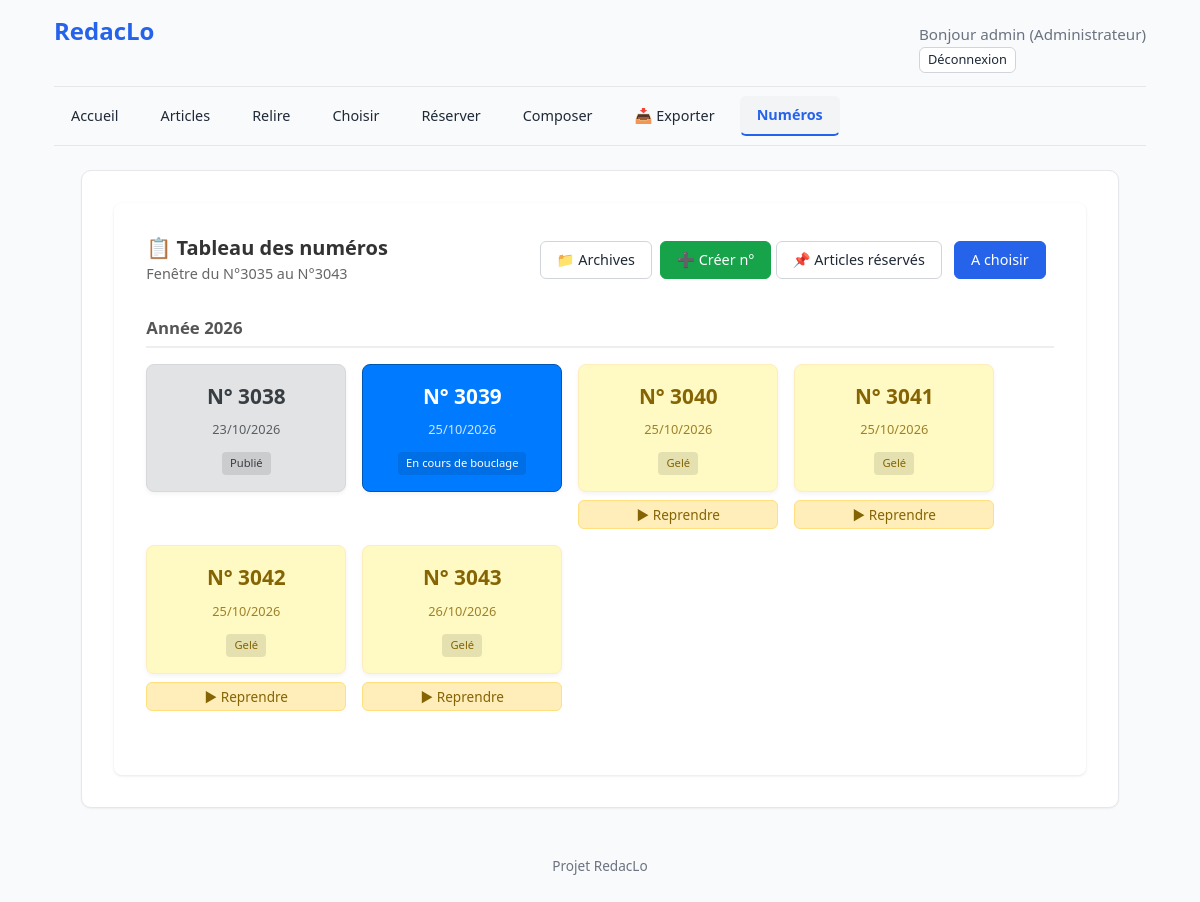
The page /publications/numeros/ (signed in) on the database its author committed.
### accounts/models.py (models this page shows, shortened)
class User(AbstractUser):
    ROLES = [
        ("admin", "Administrateur"),
        ("editeur", "Éditeur"),
        ("membre_redaction", "Membre de la rédaction"),
        ("redacteur", "Rédacteur"),
    ]
    COULEURS = [
        ("bleu", "Bleu"), ("violet", "Violet"), ("gris", "Gris ardoise"),
        ("marine", "Bleu marine"), ("orangefonce", "Orange foncé"),
        ("marron", "Marron"), ("rouge", "Rouge"), ("vert", "Vert"),
    ]
    role = models.CharField(max_length=20, choices=ROLES, default="redacteur")
    couleur = models.CharField(max_length=20, choices=COULEURS, default="bleu")
    signature_defaut = models.CharField(
        max_length=100,
        blank=True,
        help_text="Ex: 'Correspondant LO'. Laisser vide pour utiliser le Prénom Nom."
    )
    couleur = models.CharField(
        max_length=20,
        choices=COULEURS,
        default="bleu",
        help_text="Couleur utilisée pour ses annotations dans les articles.",
    )

### publications/models.py (models this page shows, shortened)
class Publication(models.Model):
    STATUTS = [
        ("en_cours", "En cours de bouclage"),
        ("gele", "Gelé"),
        ("publie", "Publié"),
    ]
    numero = models.PositiveIntegerField()
    annee = models.PositiveBigIntegerField(default=2026, verbose_name="Année")
    date = models.DateField()
    statut = models.CharField(max_length=20, choices=STATUTS, default="en_cours")
    articles = models.ManyToManyField(
        "articles.Article",
        related_name="publications",
        blank=True,
    )
    fichier_pdf = models.FileField(
        upload_to="publications/",
        blank=True,
        null=True,
    )
    date_creation = models.DateTimeField(auto_now_add=True)
    class Meta:
        ordering = ["-date"]

### publications/views/liste_numeros.py (the view)
# urls.py: path("numeros/", views.liste_numeros, name="numeros"),
@role_required("editeur", "admin")
def liste_numeros(request):
    num_central = Publication.objects.filter(statut="en_cours").first()
    num_ref = num_central.numero if num_central else numero_semaine_actuelle()
    min_num = num_ref - 4
    max_num = num_ref + 4
    publications = Publication.objects.filter(
        numero__gte=min_num,
        numero__lte=max_num
    ).order_by('numero')
    return render(request, "publications/liste_numeros.html", {
        "publications": publications,
        "num_semaine": numero_semaine_actuelle(),
        "min_num": min_num,
        "max_num": max_num,
    })

### core/context_processors.py (called while the page is built)
def notifications_non_lues(request):
    if not request.user.is_authenticated:
        return {"notifications_non_lues": 0}
    count = Notification.objects.filter(
        destinataire=request.user,
        lue=False,
    ).count()
    return {"notifications_non_lues": count}

### publications/views/liste_numeros.py (called while the page is built)
def numero_pour_semaine(d):
    lundi = d - timedelta(days=d.weekday())
    nb_semaines = (lundi - DATE_REFERENCE).days // 7
    return NUMERO_REFERENCE + nb_semaines

def numero_semaine_actuelle():
    return numero_pour_semaine(date.today())

### templates/publications/liste_numeros.html (shortened to what this page needs)
{% extends "base.html" %}
{% block contenu %}
<div style="background: white; padding: 2rem; border-radius: 8px; box-shadow: 0 1px 3px rgba(0,0,0,0.1);">
    <div style="display: flex; justify-content: space-between; align-items: center; margin-bottom: 2rem; flex-wrap: wrap; gap: 1rem;">
        <div>
            <h2 style="margin: 0; color: #333;">📋 Tableau des numéros</h2>
            <p style="margin: 0.2rem 0 0 0; color: #666; font-size: 0.9rem;">Fenêtre du N°{{ min_num }} au N°{{ max_num }}</p>
        </div>
        <div style="display: flex; gap: 0.5rem;">
            <a href="{% url 'publications:archives_numeros' %}" class="btn btn-secondary">📁 Archives</a>
            <form method="post" action="{% url 'publications:creer_numero' %}" style="margin: 0;">
                <button type="submit" class="btn btn-success">➕ Créer n°</button>
                <a href="{% url 'publications:articles_reserves' %}" class="btn btn-secondary" style="margin-right: 0.5rem;">
                    📌 Articles réservés
                </a>
                <a href="{% url 'publications:choisir' %}" class="btn btn-primary" style="margin-right: 0.5rem;">
                    A choisir
                </a>
            </form>
        </div>
    </div>
    {% regroup publications by annee as annee_list %}
    {% for annee in annee_list %}
        <div style="margin-bottom: 2rem;">
            <h3 style="color: #555; border-bottom: 2px solid #eee; padding-bottom: 0.5rem; margin-bottom: 1rem;">
                Année {{ annee.grouper|default:"Non définie" }}
            </h3>
            <div style="display: flex; flex-wrap: wrap; gap: 1rem;">
                {% for pub in annee.list %}
                    <div style="display: flex; flex-direction: column; gap: 0.5rem; width: 200px;">
                        <a href="{% url 'publications:composition' %}?numero_id={{ pub.pk }}"
                           style="display: flex; flex-direction: column; align-items: center; justify-content: center; text-align: center; gap: 0.5rem; border-radius: 8px; text-decoration: none; padding: 1rem; transition: transform 0.2s; width: 100%;
                                  background-color: {% if pub.statut == 'en_cours' %}#007bff{% elif pub.statut == 'gele' %}#fff9c4{% else %}#e2e3e5{% endif %};
                                  color: {% if pub.statut == 'en_cours' %}#fff{% elif pub.statut == 'gele' %}#856404{% else %}#383d41{% endif %};
                                  border: 1px solid {% if pub.statut == 'en_cours' %}#0056b3{% elif pub.statut == 'gele' %}#ffeeba{% else %}#d6d8db{% endif %};
                                  box-shadow: 0 2px 4px rgba(0,0,0,0.05);">
                            <span style="font-size: 1.3rem; font-weight: bold;">N° {{ pub.numero }}</span>
                            <span style="font-size: 0.8rem; opacity: 0.8;">{{ pub.date|date:"d/m/Y" }}</span>
                            <span style="font-size: 0.7rem; background: rgba(0,0,0,0.1); padding: 0.2rem 0.5rem; border-radius: 4px; margin-top: 0.3rem;">
                                {{ pub.get_statut_display }}
                            </span>
                        </a>
                        {% if pub.statut == 'publie' and pub.numero >= num_semaine %}
                            <form method="post" action="{% url 'publications:decloturer_numero' pub.pk %}" style="margin: 0;">
                                {% csrf_token %}
                                <button type="submit" class="btn btn-sm btn-outline-secondary" style="width: 100%;" onclick="return confirm('Rouvrir ce numéro ?');">
                                    🔓 Rouvrir
                                </button>
                            </form>
                        {% elif pub.statut == 'gele' %}
                            <form method="post" action="{% url 'publications:reprendre_numero' pub.pk %}" style="margin: 0;">
                                <button type="submit" class="btn btn-sm btn-warning" style="width: 100%; background-color: #ffeeba; border-color: #ffdf7e; color: #856404;" onclick="return confirm('Passer ce numéro en cours ?');">
                                    ▶ Reprendre
                                </button>
                            </form>
                        {% endif %}
                    </div>
                {% endfor %}
            </div>
        </div>
    {% empty %}
        <p>Aucun numéro dans cette fenêtre.</p>
    {% endfor %}
</div>
{% endblock %}

### templates/base.html (shortened to what this page needs)
<!DOCTYPE html>
{% load static %}
<html lang="fr">
    <head>
        <link rel="stylesheet" href="{% static 'css/main.css' %}">
    </head>
    <body>
        <header>
            <div class="header-top">
                <h1 class="site-title">
                    <a href="{% url 'core:accueil' %}">RedacLo</a>
                </h1>
                {% if user.is_authenticated %}
                    <div class="user-info-container">
                        <span class="user-greeting">
                            Bonjour {{ user.username }} <span class="user-role">({{ user.get_role_display }})</span>
                        </span>
                        <form method="post" action="{% url 'logout' %}" style="margin: 0;">
                            <button type="submit" class="btn btn-sm btn-secondary" style="cursor: pointer; padding: 0.2rem 0.5rem; font-size: 0.8rem;">
                                Déconnexion
                            </button>
                        </form>
                    </div>
                {% else %}
                    <div>
                        <a href="{% url 'login' %}" class="btn btn-sm btn-primary">Connexion</a>
                    </div>
                {% endif %}
            </div>
            <nav class="main-nav">
                <div class="nav-left" id="nav-links">
                    <a href="{% url 'core:accueil' %}" class="btn btn-ghost {% if request.resolver_match.url_name == 'accueil' %}active{% endif %}">Accueil</a>
                    <a href="{% url 'articles:mes_articles' %}" class="btn btn-ghost {% if request.resolver_match.url_name == 'mes_articles' %}active{% endif %}">Articles</a>
                    {% if user.role == "editeur" or user.role == "membre_redaction" or user.role == "admin" %}
                        <a href="{% url 'reviews:a_relire' %}" class="btn btn-ghost {% if request.resolver_match.url_name == 'a_relire' %}active{% endif %}">Relire</a>
                        <a href="{% url 'publications:choisir' %}" class="btn btn-ghost {% if request.resolver_match.url_name == 'choisir' %}active{% endif %}">Choisir</a>
                        <a href="{% url 'publications:articles_reserves' %}" class="btn btn-ghost {% if request.resolver_match.url_name == 'articles_reserves' %}active{% endif %}">Réserver</a>
                        <a href="{% url 'publications:composition' %}" class="btn btn-ghost {% if request.resolver_match.url_name == 'composition' %}active{% endif %}">Composer</a>
                        <a href="{% url 'publications:exporter_index' %}" class="btn btn-ghost {% if request.resolver_match.url_name == 'exporter_index' %}active{% endif %}">📥 Exporter</a>
                        <a href="{% url 'publications:numeros' %}" class="btn btn-ghost {% if request.resolver_match.url_name == 'numeros' %}active{% endif %}">Numéros</a>
                    {% endif %}
                </div>
            </nav>
        <main class="{% block main_class %}{% endblock %}">
            {% block contenu %}{% endblock %}
        </main>
        <footer>
            <p>Projet RedacLo</p>
        </footer>
    </body>
</html>

### static/css/base.css (style rules this page uses)
:root { --c-primary: #2563eb; --c-primary-dark: #1e40af; --c-primary-soft: #dbeafe; --c-success: #16a34a; --c-success-soft: #dcfce7; --c-danger: #dc2626; --c-danger-dark: #991b1b; --c-danger-soft: #fee2e2; --c-warning: #d97706; --c-warning-soft: #fef3c7; --c-text: #1f2937; --c-text-muted: #6b7280; --c-text-light: #9ca3af; --c-bg: #f9fafb; --c-surface: #ffffff; --c-surface-alt: #f3f4f6; --c-border: #e5e7eb; --c-border-strong: #d1d5db; --s-1: 0.25rem; --s-2: 0.5rem; --s-3: 0.75rem; --s-4: 1rem; --s-5: 1.5rem; --s-6: 2rem; --s-8: 3rem; --font-sans: system-ui, -apple-system, "Segoe UI", Roboto, sans-serif; --font-serif: Georgia, "Times New Roman", serif; --radius-sm: 4px; --radius: 6px; --radius-lg: 10px; --shadow-sm: 0 1px 2px rgba(0, 0, 0, 0.05); --shadow-md: 0 4px 6px rgba(0, 0, 0, 0.07); }
*, *::before, *::after { box-sizing: border-box; }
body { margin: 0; font-family: var(--font-sans); font-size: 16px; line-height: 1.5; color: var(--c-text); background-color: var(--c-bg); }
h1, h2, h3, h4 { margin: 0 0 var(--s-3) 0; line-height: 1.25; font-weight: 600; color: var(--c-text); }
h1 { font-size: 1.5rem; color: var(--c-primary); }
h2 { font-size: 1.25rem; margin-top: var(--s-5); }
h3 { font-size: 1.05rem; margin-top: var(--s-4); }
p { margin: 0 0 var(--s-4) 0; }
a { color: var(--c-primary); text-decoration: none; }

### static/css/components.css (style rules this page uses)
button { font: inherit; cursor: pointer; }
.btn { display: inline-block; padding: var(--s-2) var(--s-4); font: inherit; font-size: 0.9rem; font-weight: 500; line-height: 1.4; text-align: center; text-decoration: none; border: 1px solid transparent; border-radius: var(--radius); cursor: pointer; transition: background-color 0.15s, border-color 0.15s, color 0.15s; white-space: nowrap; }
.btn-primary { background-color: var(--c-primary); color: #fff; border-color: var(--c-primary); }
.btn-secondary { background-color: var(--c-surface); color: var(--c-text); border-color: var(--c-border-strong); }
.btn-ghost { background-color: transparent; color: var(--c-text); border-color: transparent; }
.btn-ghost.active { background-color: var(--c-surface-alt); color: var(--c-primary); font-weight: bold; border-bottom: 2px solid var(--c-primary); }
.btn-success { background-color: var(--c-success); color: #fff; border-color: var(--c-success); }
.btn-sm { padding: var(--s-1) var(--s-3); font-size: 0.85rem; }

### static/css/layout.css (style rules this page uses)
header, footer, main { max-width: 95%; margin-left: auto; margin-right: auto; padding: var(--s-4) var(--s-5); }
main { background: var(--c-surface); border: 1px solid var(--c-border); border-radius: var(--radius-lg); padding: var(--s-6); box-shadow: var(--shadow-sm); }
header { margin-bottom: 0; }
footer { margin-top: var(--s-6); padding: var(--s-4) 0; font-size: 0.85rem; color: var(--c-text-muted); text-align: center; }
.header-top { display: flex; justify-content: space-between; align-items: baseline; margin-bottom: 0.8rem; }
.site-title { margin: 0; font-size: 1.5rem; }
.site-title a { color: var(--c-primary); text-decoration: none; }
.user-greeting { margin: 0; font-size: 0.95rem; color: var(--c-text-muted); }
.main-nav { display: flex; justify-content: space-between; align-items: center; border-top: 1px solid var(--c-border); border-bottom: 1px solid var(--c-border); padding: 0.6rem 0; margin-bottom: 1.5rem; }
.nav-left { display: flex; align-items: center; gap: 0.5rem; }

### rows shown on the page
User: username "admin", role "Administrateur"
Publication: numero "3038", date "23/10/2026", statut "Publié"
Publication: numero "3039", date "25/10/2026", statut "En cours de bouclage"
Publication: numero "3040", date "25/10/2026", statut "Gelé", shows "▶ Reprendre"
Publication: numero "3041", date "25/10/2026", statut "Gelé", shows "▶ Reprendre"
Publication: numero "3042", date "25/10/2026", statut "Gelé", shows "▶ Reprendre"
Publication: numero "3043", date "26/10/2026", statut "Gelé", shows "▶ Reprendre"

### other values the page prints
{{ min_num }} "3035"
{{ max_num }} "3043"
{{ annee.grouper|default:"Non définie" }} "2026"
